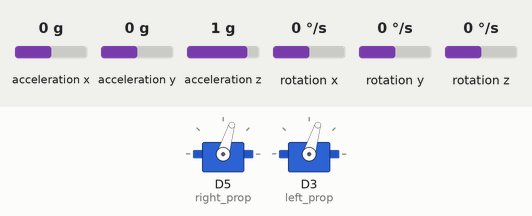
Simulated run of this sketch. Board: Arduino Nano 33 BLE. Shown: 2 × servo. The inputs (shaded band) are chosen by the test bench; at power-on: acceleration y 0 g, acceleration z 1 g, acceleration x 0 g, rotation x 0 °/s, rotation y 0 °/s, rotation z 0 °/s. What the sketch prints to the serial monitor is not drawn.

Above: at 8.2 s.
8.3 s: acceleration y set to -1.4 g
At 10.17 s:
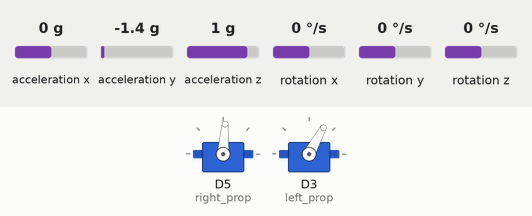
11.3 s: acceleration z set to -1.4 g
At 14.16 s:
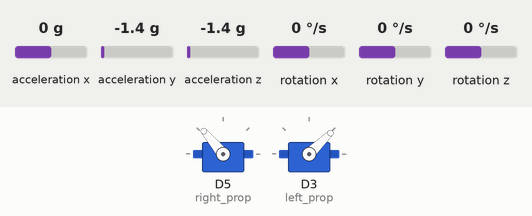
14.3 s: acceleration y set to 0 g
At 15.76 s:
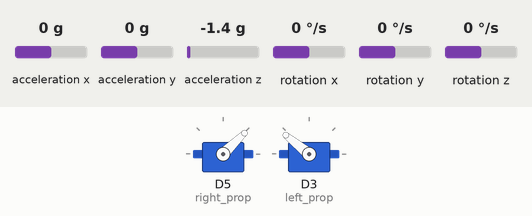
17.3 s: acceleration z set to -0.2 g
20.3 s: acceleration z set to 0.1 g
At 21.16 s:
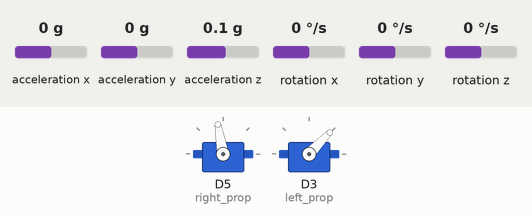
23.3 s: acceleration z set to -0.8 g
Timing chart, 0 to 27.3 s (numbered marks = the images above; inputs shaded):
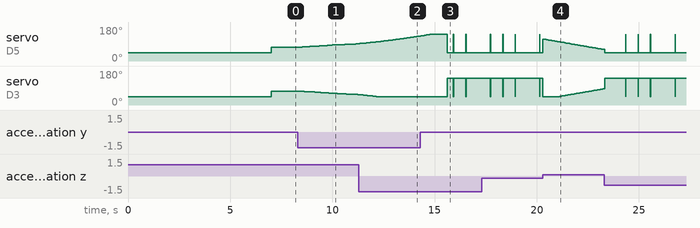

The sketch:

PID_One_Axe.ino
```cpp
#include <Arduino_LSM9DS1.h>
#include <MadgwickAHRS.h>
#include <Servo.h>

 Servo right_prop;
 Servo left_prop;


float times;
float timePrev;
float DT = 0.02;        //loop period. i use a loop of 30ms. so DT = 0.03.
float G_GAIN = 0.07;   // sensitivity level of 2000dps
float gyroXangle, gyroYangle, gyroZangle, Acceleration_angle_x, Acceleration_angle_y;
float Total_angle_x, Total_angle_y;

float PID, pwmLeft, pwmRight, errors, previous_error;
float pid_p = 0;
float pid_i = 0;
float pid_d = 0;
/////////////////PID CONSTANTS/////////////////
 double kp=1.20;//3.55
 double ki=0.003;//0.003
 double kd=0.70;//2.05
///////////////////////////////////////////////
double throttle=1300; //initial value of throttle to the motors
float desired_angle = 0.0; //This is the angle in which we whant the
                         //balance to stay steady

// initialize a Madgwick filter:
Madgwick filter;
// sensor's sample rate is fixed at 119 Hz:
const float sensorRate = 119.00;

void setup() {
Serial.begin(250000);
// attempt to start the IMU:
if (!IMU.begin()) {
Serial.println("Failed to initialize IMU");
// stop here if you can't access the IMU:
while (true);
}
// start the filter to run at the sample rate:
filter.begin(sensorRate);


  right_prop.attach(5); //attatch the right motor to pin 3
  left_prop.attach(3);  //attatch the left motor to pin 5

  times = millis(); //Start counting time in milliseconds
  /*In order to start up the ESCs we have to send a min value
   * of PWM to them before connecting the battery. Otherwise
   * the ESCs won't start up or enter in the configure mode.
   * The min value is 1000us and max is 2000us, REMEMBER!*/

  left_prop.writeMicroseconds(1000);
  right_prop.writeMicroseconds(1000);

  delay(7000); /*Give some delay, 7s, to have time to connect
                *the propellers and let everything start up*/
}
void loop() {
// values for acceleration and rotation:
float xAcc, yAcc, zAcc;
float xGyro, yGyro, zGyro;

// values for orientation:
float roll, pitch, heading;
// check if the IMU is ready to read:
if (IMU.accelerationAvailable() &&
IMU.gyroscopeAvailable()) {
// read accelerometer &and gyrometer:
IMU.readAcceleration(xAcc, yAcc, zAcc);
IMU.readGyroscope(xGyro, yGyro, zGyro);

// update the filter, which computes orientation:
filter.updateIMU(xGyro, yGyro, zGyro, xAcc, yAcc, zAcc);

// print the heading, pitch and roll
roll = filter.getRoll();
pitch = filter.getPitch();
heading = filter.getYaw();
Serial.print("Orientation: ");
Serial.print(heading);
Serial.print(" ");
Serial.print(pitch);
Serial.print(" ");
Serial.println(roll);
}

/*///////////////////////////P I D///////////////////////////////////*/
/*Remember that for the balance we will use just one axis. I've choose the x angle
to implement the PID with. That means that the x axis of the IMU has to be paralel to
the balance*/

/*First calculate the error between the desired angle and
*the real measured angle*/
errors = roll - desired_angle;

/*Next the proportional value of the PID is just a proportional constant
*multiplied by the error*/

pid_p = kp*errors;

/*The integral part should only act if we are close to the
desired position but we want to fine tune the error. That's
why I've made a if operation for an error between -2 and 2 degree.
To integrate we just sum the previous integral value with the
error multiplied by  the integral constant. This will integrate (increase)
the value each loop till we reach the 0 point*/
if(-3< errors < 3)
{
  pid_i +=(ki*errors);
}

/*The last part is the derivate. The derivate acts upon the speed of the error.
As we know the speed is the amount of error that produced in a certain amount of
time divided by that time. For that we will use a variable called previous_error.
We substract that value from the actual error and divide all by the elapsed time.
Finnaly we multiply the result by the derivate constant*/

pid_d = kd*((errors - previous_error)/DT);

/*The final PID values is the sum of each of this 3 parts*/
PID = pid_p + pid_i + pid_d;

/*We know taht the min value of PWM signal is 1000us and the max is 2000. So that
tells us that the PID value can/s oscilate more than -1000 and 1000 because when we
have a value of 2000us the maximum value taht we could sybstract is 1000 and when
we have a value of 1000us for the PWM sihnal, the maximum value that we could add is 1000
to reach the maximum 2000us*/
if(PID < -1000)
{
  PID=-1000;
}
if(PID > 1000)
{
  PID=1000;
}

/*Finnaly we calculate the PWM width. We sum the desired throttle and the PID value*/
pwmLeft = throttle + PID;
pwmRight = throttle - PID;


/*Once again we map the PWM values to be sure that we won't pass the min
and max values. Yes, we've already maped the PID values. But for example, for
throttle value of 1300, if we sum the max PID value we would have 2300us and
that will mess up the ESC.*/
//Right
if(pwmRight < 1000)
{
  pwmRight= 1000;
}
if(pwmRight > 2000)
{
  pwmRight=2000;
}
//Left
if(pwmLeft < 1000)
{
  pwmLeft= 1000;
}
if(pwmLeft > 2000)
{
  pwmLeft=2000;
}

/*Finnaly using the servo function we create the PWM pulses with the calculated
width for each pulse*/
left_prop.writeMicroseconds(pwmLeft);
right_prop.writeMicroseconds(pwmRight);
previous_error = errors; //Remember to store the previous error.


}
```

Measured:
- the behaviour switches between -0.1 and 0 g on acceleration z (found by bisection; images 3 and 4)
- after the input at 8.3 s, servo on D5 (right_prop): moves from 73° to 91° over 2.8 s, starting at once; servo on D3 (left_prop): 73° → 72° after 0.11 s, → 71° 0.21 s later, → 70° 0.20 s later, → 69° 0.17 s later, … (20 changes in this stretch)
- after the input at 14.3 s, servo on D3 (left_prop): 44° → 141° after 1.3 s
